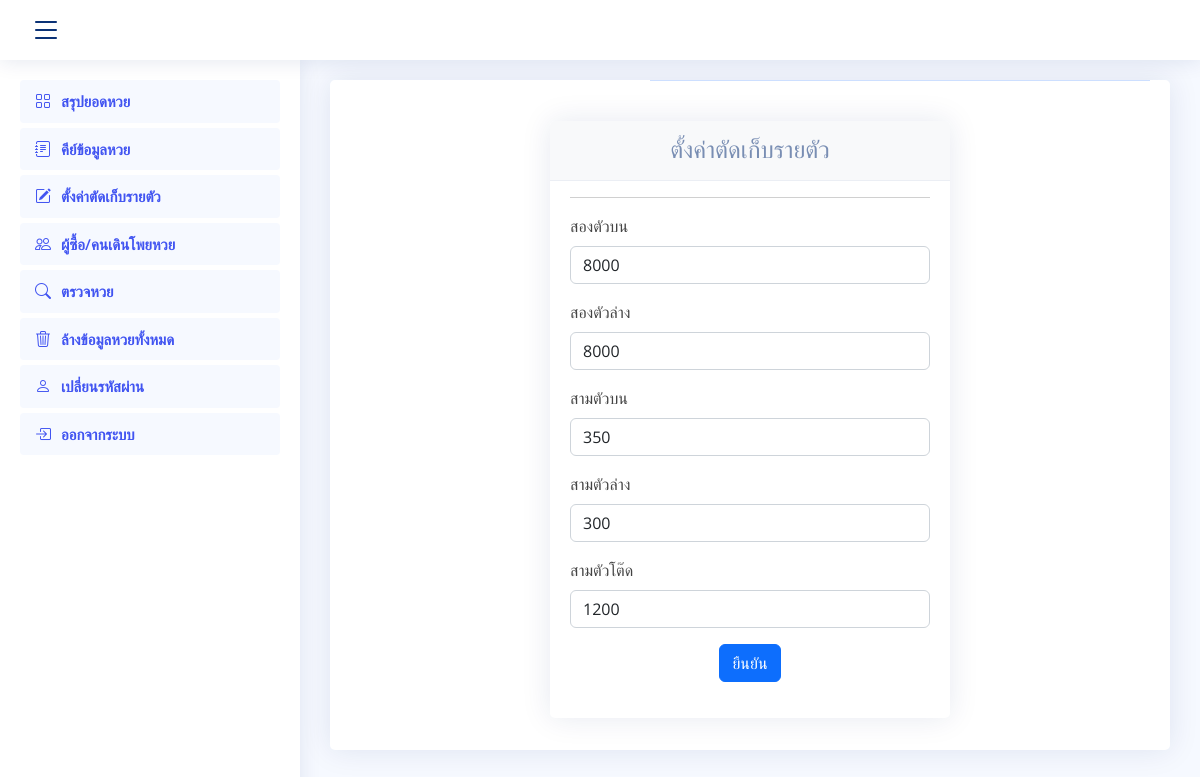
/main.php?page=keep (signed in), run on the app's committed database.
### tables this page shows
CREATE TABLE `keep` (
  `keep2top` int(7) NOT NULL,
  `keep2down` int(7) NOT NULL,
  `keep3top` int(7) NOT NULL,
  `keep3down` int(7) NOT NULL,
  `keep3alternate` int(7) NOT NULL,
  `3door` int(7) NOT NULL,
  `6door` int(7) NOT NULL
);

### page_keep/page_keep.php (the view, shortened to what this page needs)
<?php
require_once './connect.php';
$stmt = $conn->prepare("SELECT* FROM keep");
$stmt->execute();
$result = $stmt->fetchAll();
?>
<div class="card w-50 mx-auto">
  <h4 class="card-header text-center bg-light">ตั้งค่าตัดเก็บรายตัว</h4>
  <div class="card-body">
    <hr>
    <form method="post">
      <?php foreach($result as $x) {?>
        <div class="mb-3">
          <label class="form-label">สองตัวบน</label>
          <input type="text" class="form-control" value="<?= $x['keep2top'];?>" name="keep2top">
        </div>
        <div class="mb-3">
          <label class="form-label">สองตัวล่าง</label>
          <input type="text" class="form-control" value="<?= $x['keep2down'];?>" name="keep2down">
        </div>
        <div class="mb-3">
          <label class="form-label">สามตัวบน</label>
          <input type="text" class="form-control" value="<?= $x['keep3top'];?>" name="keep3top">
        </div>
        <div class="mb-3">
          <label class="form-label">สามตัวล่าง</label>
          <input type="text" class="form-control" value="<?= $x['keep3down'];?>" name="keep3down">
        </div>
        <div class="mb-3">
          <label class="form-label">สามตัวโต๊ด</label>
          <input type="text" class="form-control" value="<?= $x['keep3alternate'];?>" name="keep3alternate">
        </div>
      <?php } ?>
      <div class="form-group text-center">
      <button type="submit" class="btn btn-primary">ยืนยัน</button>
      </div>
    </form>
  </div>
</div>

### assets/css/style.css (style rules this page uses)
:root { scroll-behavior: smooth; }
body { font-family: "Open Sans", sans-serif; background: #f6f9ff; color: #444444; }
h1, h2, h3, h4, h5, h6 { font-family: "Nunito", sans-serif; }
.card { margin-bottom: 30px; border: none; border-radius: 5px; box-shadow: 0px 0 30px rgba(1, 41, 112, 0.1); }
.card-header, .card-footer { border-color: #ebeef4; background-color: #fff; color: #798eb3; padding: 15px; }
.card-body { padding: 0 20px 20px 20px; }

### data on the page
keep: keep2top "8000", keep2down "8000", keep3top "350", keep3down "300", keep3alternate "1200"
